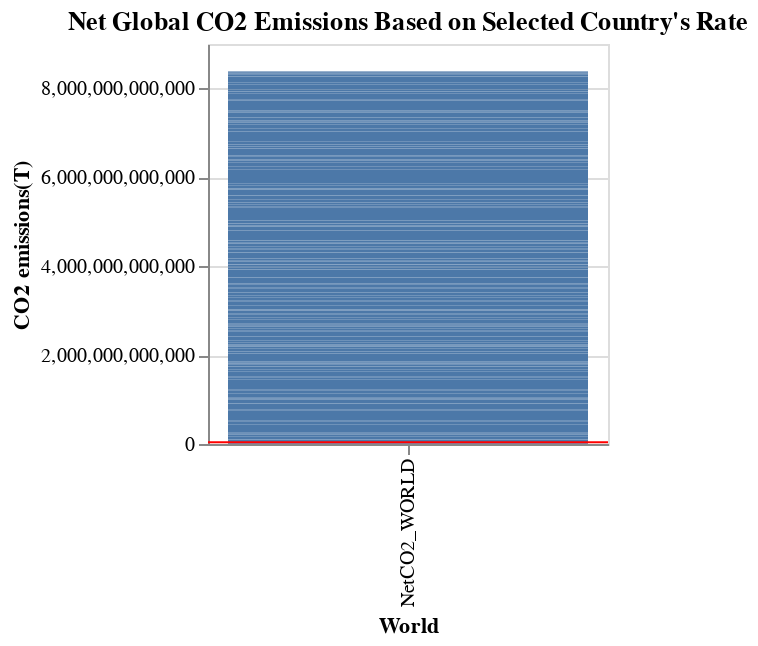

The code cell stored with this chart in its notebook:
### Code cell
co2_pc, co2_cols = get_fuelco2()
co2_pc.loc[(co2_pc.Entity == 'United States'), ['Entity']] = 'United States of America'
# co2_pc_world = co2_pc[co2_pc.Entity == 'World']
net_world_co2 = co2_pc[co2_pc.Entity == 'World'].NetCO2_WORLD.max()
co2_pc = co2_pc[co2_pc.Entity != 'World']
fuel_co2_long_2 = co2_pc.melt(id_vars='Entity', value_vars=list(map(lambda x: x + "_WORLD", co2_cols)))

co2_chart = alt.Chart(
    fuel_co2_long_2,
    title='CO2 Emissions by Fuel Type Based on Selected Country\'s Rate'
).mark_bar().encode(
    x=alt.X('variable', title='Emissions Source'), 
    y=alt.Y('value:Q', title='CO2 emissions (T)'),
    tooltip = [alt.Tooltip('value:Q', title='CO2 emissions (T)')]
).properties(
        width=200,
        height=200
).transform_filter(
            selector
).add_selection(selector)

netCO2_Line = pd.DataFrame({
    'CO2 emissions(T)': [net_world_co2],
    'Type': "Original Net CO2 Emissions (World)"
    })
netCO2_rule_chart = alt.Chart(netCO2_Line).mark_rule().encode(
    y=alt.Y('CO2 emissions(T):Q', title='CO2 emissions(T)'),
    color = alt.Color('Type', scale = alt.Scale(range=['red']), legend=None)
).properties(
    width=200,
    height=200
)

fuel_co2_long_full = co2_pc.melt(id_vars='Entity', value_vars=['NetCO2_WORLD'])
co2_chart_full = alt.Chart(
    fuel_co2_long_full,
    title='Net Global CO2 Emissions Based on Selected Country\'s Rate'
).mark_bar().encode(
    x=alt.X('variable', title='World'), 
    y=alt.Y('value:Q', title='CO2 emissions(T)'),
    tooltip = [alt.Tooltip('value:Q', title='CO2 emissions (T)')]
).properties(
        width=200,
        height=200
).transform_filter(
            selector
).add_selection(selector)
co2_chart_full + netCO2_rule_chart

### Figure 1 — Vega-Lite specification as saved in the notebook (floating-point values rounded to 4 significant figures; data arrays with more than 128 entries replaced by an {"elided": "..."} marker saying what was removed)
{"config": {"view": {"continuousWidth": 400, "continuousHeight": 300}}, "layer": [{"data": {"name": "data-3fb6e99446f343b6792f7be718dff846"}, "mark": "bar", "encoding": {"tooltip": [{"field": "value", "title": "CO2 emissions (T)", "type": "quantitative"}], "x": {"field": "variable", "title": "World", "type": "nominal"}, "y": {"field": "value", "title": "CO2 emissions(T)", "type": "quantitative"}}, "height": 200, "selection": {"selector": {"type": "single", "fields": ["Entity"]}}, "title": "Net Global CO2 Emissions Based on Selected Country's Rate", "transform": [{"filter": {"selection": "selector"}}], "width": 200}, {"data": {"name": "data-57775b9840229c8dcd5f176f0e92e96a"}, "mark": "rule", "encoding": {"color": {"field": "Type", "legend": null, "scale": {"range": ["red"]}, "type": "nominal"}, "y": {"field": "CO2 emissions(T)", "title": "CO2 emissions(T)", "type": "quantitative"}}, "height": 200, "width": 200}], "$schema": "https://vega.github.io/schema/vega-lite/v4.17.0.json", "datasets": {"data-3fb6e99446f343b6792f7be718dff846": {"elided": "218 records"}, "data-57775b9840229c8dcd5f176f0e92e96a": [{"CO2 emissions(T)": 36700000000.0, "Type": "Original Net CO2 Emissions (World)"}]}}
